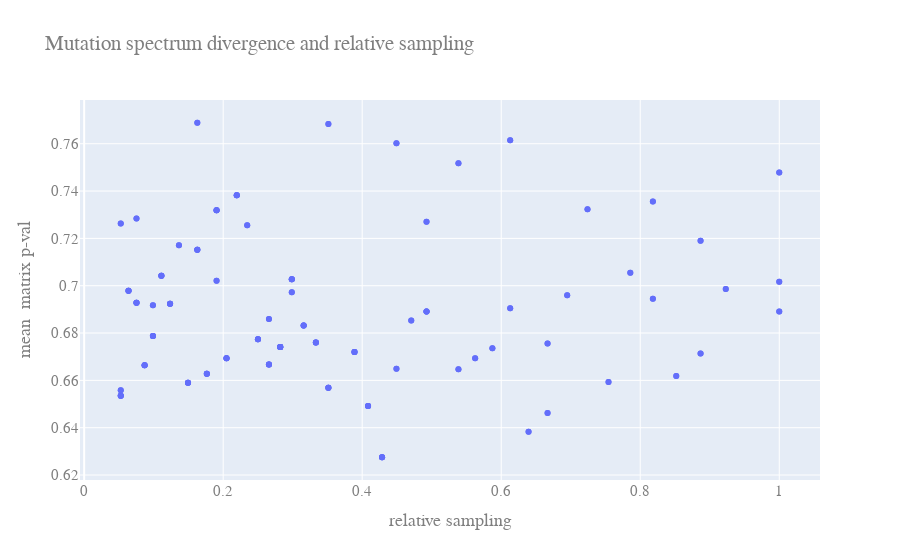

Notebook code cell kept with this figure:
### Markdown cell above
> plotting

### Code cell
from _plotly_future_ import v4_subplots
import plotly.graph_objs as go
from plotly.offline import download_plotlyjs, init_notebook_mode, plot, iplot
from plotly.graph_objs import *

from ipywidgets import interact, interactive, fixed, interact_manual
import ipywidgets as widgets
init_notebook_mode(connected=True)

####
####
fig= [go.Scatter(
    x= pop_proportions,
    y= grid_var, 
    mode= 'markers'
)]

layout= go.Layout(
    title= 'Mutation spectrum divergence and relative sampling',
    xaxis= dict(
        title= 'relative sampling'
    ),
    yaxis= dict(
        title= 'mean  matrix p-val'
    ),
    font=dict(
        family="Courier New, monospace",
        size=15,
        color="#7f7f7f"
    )
)

figure= go.Figure(data= fig,layout= layout)

iplot(figure)

### Figure 1 — Plotly figure (JSON) as saved in the notebook; plotly's stock layout.template omitted (floating-point values rounded to 4 significant figures; data arrays with more than 128 entries replaced by an {"elided": "..."} marker saying what was removed)
{"data": [{"mode": "markers", "type": "scatter", "x": {"elided": "174 float values"}, "y": {"elided": "174 float values"}}], "layout": {"font": {"color": "#7f7f7f", "family": "Courier New, monospace", "size": 15}, "title": {"text": "Mutation spectrum divergence and relative sampling"}, "xaxis": {"title": {"text": "relative sampling"}}, "yaxis": {"title": {"text": "mean  matrix p-val"}}}}
